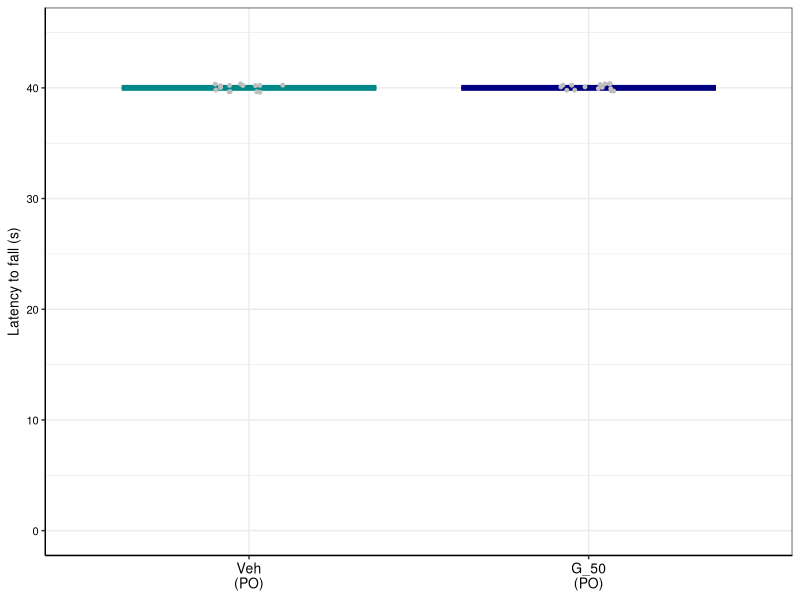
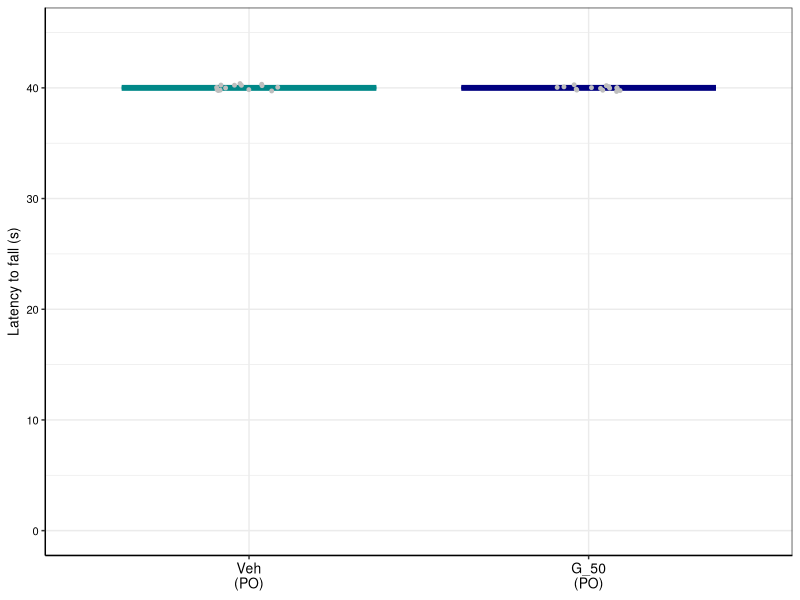
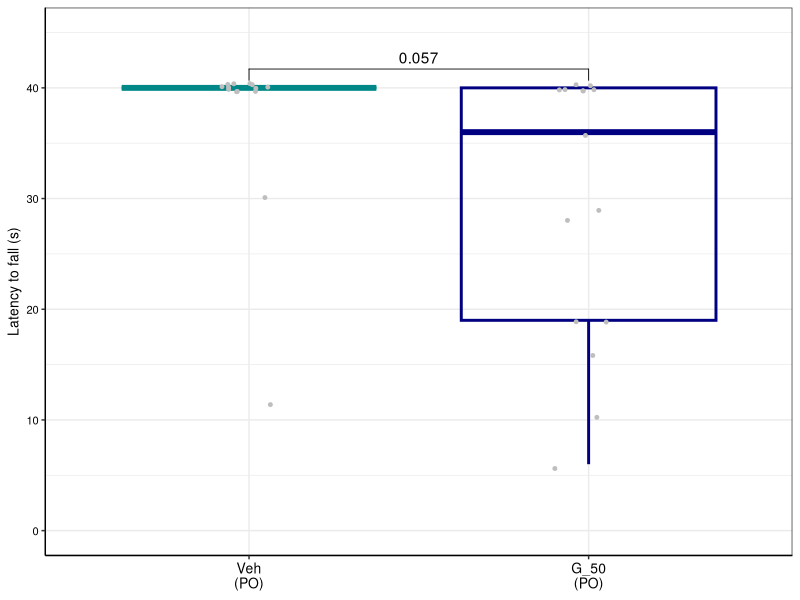

These charts were generated, in order, by the following R code:
## ---- chunk 1
library(dplyr)
library(ggplot2)
library(readxl)
library(ggpubr)
## ---- chunk 2
rotarod <- read_excel("Male cohort 3 - PO/Data to plot - cohort 3.xlsx", sheet = "Rotarod_3")
rotarod$`Mouse Group` <- ifelse(rotarod$`Mouse Group` == 'Veh (PO)', 'Veh\n(PO)', 'G_50\n(PO)')
rotarod$`Mouse Group` <- factor(rotarod$`Mouse Group`,
                                levels = c('Veh\n(PO)',
                                           'G_50\n(PO)'))

rotarod <- dplyr::rename(rotarod, latency=`Latency to fall (s)`)
## ---- chunk 3
plotting_func <- function(df, trial, ylab,
                          fname, wid = 2, ht = 2) {
  df <- dplyr::filter(df, Trial == trial)
  ggplot(df, aes(x=`Mouse Group`, y=latency)) +
    geom_boxplot(aes(color = `Mouse Group`), fill = NA, outlier.shape = NA, linewidth = 1) +
    geom_point(color = "grey", position = position_jitter(width = 0.1), size = 1) +
    scale_color_manual(values = c("Veh\n(PO)" = "#008888", "G_50\n(PO)" = "#000080")) +
    stat_compare_means( method = "t.test", label = "p.format", comparisons = list(c("Veh\n(PO)", "G_50\n(PO)")), hide.ns = FALSE) +
    theme_bw() +
    theme(legend.position = "none",
      axis.line = element_line(color='black'),
      axis.text.y = element_text(size = 8, color = 'black'),
      axis.text.x = element_text(size = 10, color = 'black'),
      axis.title.y = element_text(size = 10, color = 'black'),
      axis.title.x = element_blank()) +
    labs(y = ylab) + ylim(0,45)
  
  ggsave(fname, width = wid, height = ht)
}
## ---- chunk 4
# 60min_PD_16rpm
plotting_func(rotarod, "60min_PD_16rpm",
              "Latency to fall (s)", "Male cohort 3 - PO/rotarod_60min_PD_16rpm.pdf")

# 15min_PD_16rpm
plotting_func(rotarod, "15min_PD_16rpm",
              "Latency to fall (s)", "Male cohort 3 - PO/rotarod_15min_PD_16rpm.pdf")

# 15min_PD_32rpm
plotting_func(rotarod, "15min_PD_32rpm",
              "Latency to fall (s)", "Male cohort 3 - PO/rotarod_15min_PD_32rpm.pdf")
## ---- chunk 5
# t-test for latency to fall
filtered <- dplyr::filter(rotarod, Trial == "15min_PD_32rpm")
print(t.test(
  dplyr::filter(filtered, `Mouse Group` == 'Veh\n(PO)')$latency,
  dplyr::filter(filtered, `Mouse Group` == 'G_50\n(PO)')$latency
))

# Fisher exact test for fell / did not fall

rotarod_table <- matrix(
  c(8, 7,
    2, 12),
  nrow = 2,
  byrow = TRUE
)

rownames(rotarod_table) <- c("GDCA", "Vehicle")
colnames(rotarod_table) <- c("Fell", "Did_not_fall")

rotarod_table
fisher.test(rotarod_table)
